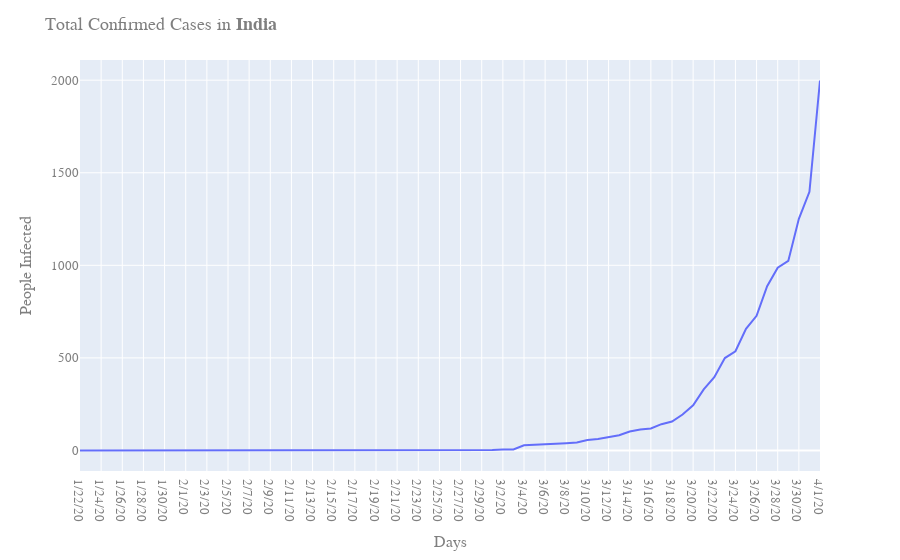

This figure's notebook cell:
### Markdown cell above
## Total Confirmed Cases

### Code cell
fig = px.line(india_pd, 
              x=india_cumulative_pd.columns.values[2:], 
              y=india_cumulative_pd.iloc[0].values[2:] )
fig.update_layout(
    title="Total Confirmed Cases in <b>India</b>",
    xaxis_title="Days",
    yaxis_title="People Infected",
    font=dict(
        family="Arial",
        size=13,
        color="#7f7f7f"
    )
)
fig.show()

### Figure 1 — Plotly figure (JSON) as saved in the notebook; plotly's stock layout.template omitted (floating-point values rounded to 4 significant figures)
{"data": [{"hoverlabel": {"namelength": 0}, "hovertemplate": "x=%{x}<br>y=%{y}", "legendgroup": "", "line": {"color": "#636efa", "dash": "solid"}, "mode": "lines", "name": "", "showlegend": false, "type": "scatter", "x": ["1/22/20", "1/23/20", "1/24/20", "1/25/20", "1/26/20", "1/27/20", "1/28/20", "1/29/20", "1/30/20", "1/31/20", "2/1/20", "2/2/20", "2/3/20", "2/4/20", "2/5/20", "2/6/20", "2/7/20", "2/8/20", "2/9/20", "2/10/20", "2/11/20", "2/12/20", "2/13/20", "2/14/20", "2/15/20", "2/16/20", "2/17/20", "2/18/20", "2/19/20", "2/20/20", "2/21/20", "2/22/20", "2/23/20", "2/24/20", "2/25/20", "2/26/20", "2/27/20", "2/28/20", "2/29/20", "3/1/20", "3/2/20", "3/3/20", "3/4/20", "3/5/20", "3/6/20", "3/7/20", "3/8/20", "3/9/20", "3/10/20", "3/11/20", "3/12/20", "3/13/20", "3/14/20", "3/15/20", "3/16/20", "3/17/20", "3/18/20", "3/19/20", "3/20/20", "3/21/20", "3/22/20", "3/23/20", "3/24/20", "3/25/20", "3/26/20", "3/27/20", "3/28/20", "3/29/20", "3/30/20", "3/31/20", "4/1/20"], "xaxis": "x", "y": [0, 0, 0, 0, 0, 0, 0, 0, 1, 1, 1, 2, 3, 3, 3, 3, 3, 3, 3, 3, 3, 3, 3, 3, 3, 3, 3, 3, 3, 3, 3, 3, 3, 3, 3, 3, 3, 3, 3, 3, 5, 5, 28, 30, 31, 34, 39, 43, 56, 62, 73, 82, 102, 113, 119, 142, 156, 194, 244, 330, 396, 499, 536, 657, 727, 887, 987, 1024, 1251, 1397, 1998], "yaxis": "y"}], "layout": {"font": {"color": "#7f7f7f", "family": "Arial", "size": 13}, "legend": {"tracegroupgap": 0}, "margin": {"t": 60}, "title": {"text": "Total Confirmed Cases in <b>India</b>"}, "xaxis": {"anchor": "y", "domain": [0, 1], "title": {"text": "Days"}}, "yaxis": {"anchor": "x", "domain": [0, 1], "title": {"text": "People Infected"}}}}
